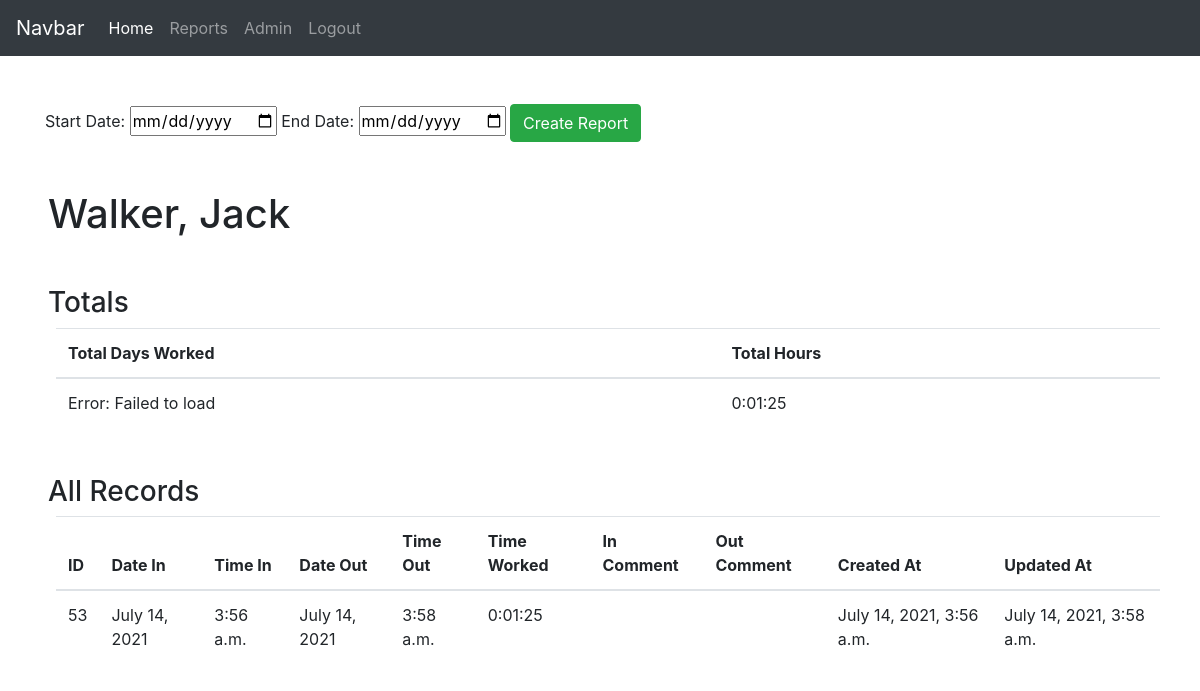
The app's page /reports/14 (signed in) with its own data.
### frontend/models.py (models this page shows, shortened)
class Employee(models.Model):
    first_name=models.CharField(max_length=50)
    last_name=models.CharField(max_length=50)
    is_active=models.BooleanField(default=False)
    objects=EmployeeManager()
    created_at=models.DateTimeField(auto_now_add=True)
    updated_at=models.DateTimeField(auto_now=True)
    class Meta:
        ordering = (
            'last_name',
            'first_name',
            'is_active',
        )

class ClockSystem(models.Model):
    employee=models.ForeignKey(Employee, related_name="clockSystem", on_delete=models.CASCADE)
    location=models.CharField(max_length=60, null=True)
    role=models.CharField(max_length=80, null=True)
    time_worked=models.CharField(max_length=255, null=True)
    in_comment=models.TextField(null=True)
    out_comment=models.TextField(null=True)
    date_in=models.DateField(null=True)
    date_out=models.DateField(null=True)
    clocked_in_at=models.TimeField()
    clocked_out_at=models.TimeField(null=True)
    objects=ClockSystemManager()
    created_at=models.DateTimeField(auto_now_add=True)
    updated_at=models.DateTimeField(auto_now=True)
    class Meta:
        ordering = (
            'date_in',
            'date_out',
            'clocked_in_at',
            'clocked_out_at',
            'employee',
            'location',
            'role',
            'time_worked',
            'in_comment',
            'out_comment',
        )

### reports/views.py (the view)
def employee_report(request, employee_id):
    if 'user_id' not in request.session:
        return redirect('/')
    context = {
        'e': Employee.objects.get(id=employee_id),
        'all_clockins': ClockSystem.objects.filter(employee=employee_id),
        'total_time_worked': "",
    }
    datetimeFormat = '%H:%M:%S'
    timeList = []
    for data in context['all_clockins']:
        timeList.append(data.time_worked)
    totalSecs = 0
    for tm in timeList:
        timeParts = [int(s) for s in tm.split(':')]
        totalSecs += (timeParts[0] * 60 + timeParts[1]) * 60 + timeParts[2]
    totalSecs, sec = divmod(totalSecs, 60)
    hr, min = divmod(totalSecs, 60)
    total_time_worked = "%d:%02d:%02d" % (hr, min, sec)
    print('Employee: ' + context['e'].last_name + ', ' + context['e'].first_name + ' - Total hours worked: ' + total_time_worked )
    context['total_time_worked'] = total_time_worked
    return render(request, 'employee-report.html', context)

### reports/templates/employee-report.html (shortened to what this page needs)
<!DOCTYPE html>
<html lang="en">
    <head>
        {% load static %}
        <link rel="stylesheet" href="https://maxcdn.bootstrapcdn.com/bootstrap/4.0.0/css/bootstrap.min.css">
        <Link rel="stylesheet" href="{% static 'css/style.css' %}" />
    </head>
    <body>
        <div class="reports">
            <nav class="navbar navbar-expand-lg navbar-dark bg-dark">
                <a class="navbar-brand" href="#">Navbar</a>
                <div class="collapse navbar-collapse" id="navbarNavAltMarkup">
                    <div class="navbar-nav">
                        <a class="nav-item nav-link active" href="/dashboard">Home <span class="sr-only">(current)</span></a>
                        <a class="nav-item nav-link" href="/reports">Reports</a>
                        <a class="nav-item nav-link" href="/admin">Admin</a>
                        <a class="nav-item nav-link" href="/logout">Logout</a>
                    </div>
                </div>
            </nav>
            <div class="container mt-5">
                <div class="report-filter">
                    <form class="form" action="/reports/{{e.id}}/process_report" method="POST">
                        <label for="start_date">Start Date: </label>
                        <input type="date" name="start_date" value="start_date" />
                        <label for="end_date">End Date: </label>
                        <input type="date" name="end_date" value="end_date" />
                        <button class="btn btn-success" type="submit">Create Report</button>
                    </form>
                </div>
            </div>
            <h1 class="m-5">{{ e.last_name }}, {{ e.first_name }}</h1>
            <section class="totals m-5">
                <h3>Totals</h3>
                <table class="table m-2">
                    <thead>
                        <th>Total Days Worked</th>
                        <th>Total Hours</th>
                    </thead>
                    <tbody>
                        <td>Error: Failed to load</td>
                        <td>{{ total_time_worked }}</td>
                </table>
            </section>
            <section class="data-sec m-5">
                <h3>All Records</h3>
                <table class="table m-2">
                    <thead>
                        <th>ID</th>
                        <th>Date In</th>
                        <th>Time In</th>
                        <th>Date Out</th>
                        <th>Time Out</th>
                        <th>Time Worked</th>
                        <th>In Comment</th>
                        <th>Out Comment</th>
                        <th>Created At</th>
                        <th>Updated At</th>
                    </thead>
                    <tbody>
                        {% for res in all_clockins %}
                            <tr>
                                <td>{{ res.id }}</td>
                                <td>{{ res.date_in}}</td>
                                <td>{{ res.clocked_in_at }}
                                <td>{{ res.date_out }}</td>
                                <td>{{ res.clocked_out_at }}</td>
                                <td>{{ res.time_worked }}</td>
                                <td>{{ res.in_comment }}</td>
                                <td>{{ res.out_comment }}</td>
                                <td>{{ res.created_at }}</td>
                                <td>{{ res.updated_at }}</td>
                            </tr>
                        {% endfor %}
                    </tbody>
                </table>
            </section>
        </div>
    </body>
</html>

### frontend/static/css/style.css (style rules this page uses)
* { margin: 0px; padding: 0px; }
.nav-link { color: white; }

### records on screen
Employee: last_name "Walker", first_name "Jack"
ClockSystem: id "53", date_in "July 14, 2021", clocked_in_at "3:56 a.m.", date_out "July 14, 2021", clocked_out_at "3:58 a.m.", time_worked "0:01:25", created_at "July 14, 2021, 3:56 a.m.", updated_at "July 14, 2021, 3:58 a.m."

### other values on screen
{{ total_time_worked }} "0:01:25"
